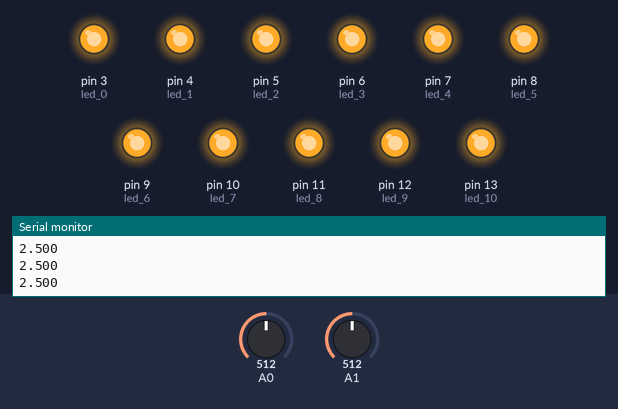
Simulated run of this sketch. Board: Arduino Uno, built with avr-gcc and run on an emulated ATmega328P. Parts: output pins drawn as LEDs (lit = HIGH), the last lines printed to the serial monitor. The test bench sets the inputs (shaded band); at power-on: A1 = 512, A0 = 512.

Above: at 1.2 s.
1.3 s: A1 set to 299
2.8 s: A1 set to 278
At 3.5 s:
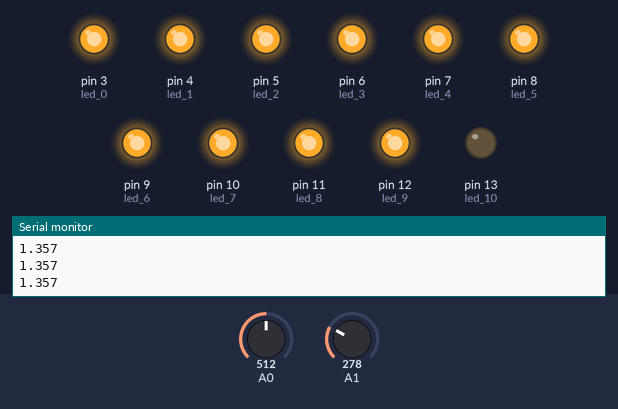
4.3 s: A0 set to 160
5.8 s: A0 set to 138
At 7.0 s:
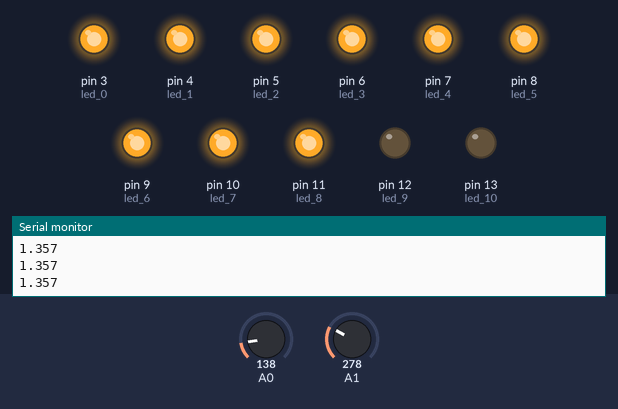
7.3 s: A1 set to 306
At 8.3 s:
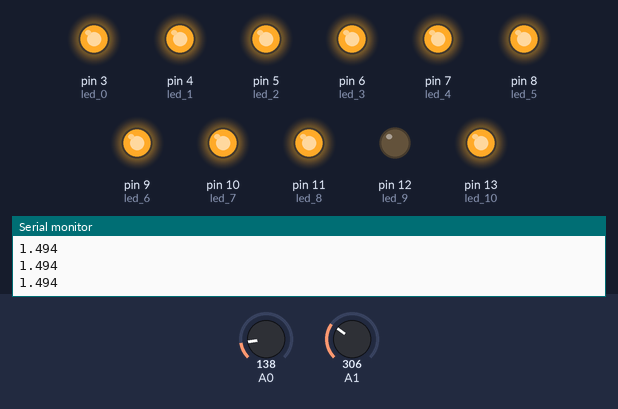
8.8 s: A0 set to 122
At 9.1 s:
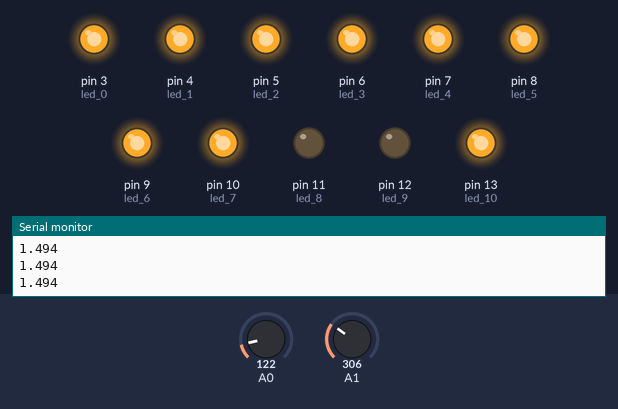
Timing chart, 0 to 11.3 s (numbered marks = the images above; inputs shaded):
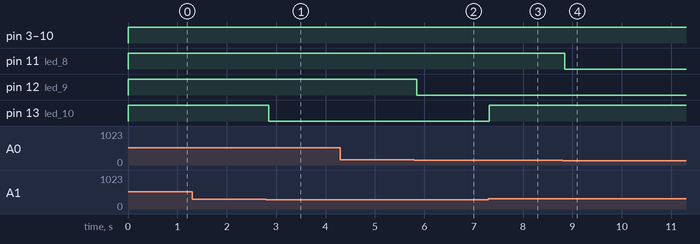

Measured:
- the behaviour switches between 287 and 286 on A1 (found by bisection; images 0 and 1)
- the behaviour switches between 148 and 147 on A0 (found by bisection; images 1 and 2)
- after the input at 2.8 s, pin 13 (led_10): HIGH → LOW after 0.05 s
- after the input at 5.8 s, pin 12 (led_9): HIGH → LOW at once
- after the input at 7.3 s, pin 13 (led_10): LOW → HIGH at once
- after the input at 8.8 s, pin 11 (led_8): HIGH → LOW at once

The sketch:

Audio_Compressor.ino
```cpp
#define led_0 3
#define led_1 4
#define led_2 5
#define led_3 6
#define led_4 7
#define led_5 8
#define led_6 9
#define led_7 10
#define led_8 11
#define led_9 12
#define led_10 13


void setup(){

  Serial.begin(9600);
  pinMode(led_0,OUTPUT);
  pinMode(led_1,OUTPUT);
  pinMode(led_2,OUTPUT);
  pinMode(led_3,OUTPUT);
  pinMode(led_4,OUTPUT);
  pinMode(led_5,OUTPUT);
  pinMode(led_6,OUTPUT);
  pinMode(led_7,OUTPUT);
  pinMode(led_8,OUTPUT);
  pinMode(led_9,OUTPUT);
  pinMode(led_10,OUTPUT);

}


void loop(){

  float CV = ((float)analogRead(A0)) * (5.0 / 1024.0) ;
  float PEAKING = ((float)analogRead(A1)) * (5.0 / 1024.0) ;


  //Serial.println(CV,3);

  Serial.println(PEAKING,3);


  if(CV>=0.02){
    digitalWrite(led_0,HIGH);
  }
  else{digitalWrite(led_0,LOW);}

  if(CV>=0.080){
    digitalWrite(led_1,HIGH);
  }
  else{digitalWrite(led_1,LOW);}

  if(CV>=0.160){
    digitalWrite(led_2,HIGH);
  }
  else{digitalWrite(led_2,LOW);}

  if(CV>=0.240){
    digitalWrite(led_3,HIGH);
  }
  else{digitalWrite(led_3,LOW);}

  if(CV>=0.320){
    digitalWrite(led_4,HIGH);
  }
  else{digitalWrite(led_4,LOW);}

  if(CV>=0.400){
    digitalWrite(led_5,HIGH);
  }
  else{digitalWrite(led_5,LOW);}

  if(CV>=0.480){
    digitalWrite(led_6,HIGH);
  }
  else{digitalWrite(led_6,LOW);}

  if(CV>=0.560){
    digitalWrite(led_7,HIGH);
  }
  else{digitalWrite(led_7,LOW);}

  if(CV>=0.640){
    digitalWrite(led_8,HIGH);
  }
  else{digitalWrite(led_8,LOW);}

  if(CV>=0.720){
    digitalWrite(led_9,HIGH);
  }
  else{digitalWrite(led_9,LOW);}

 if(PEAKING >=1.400){
    digitalWrite(led_10,HIGH);
  }
  else{digitalWrite(led_10,LOW);}


delay(50);

}
```
